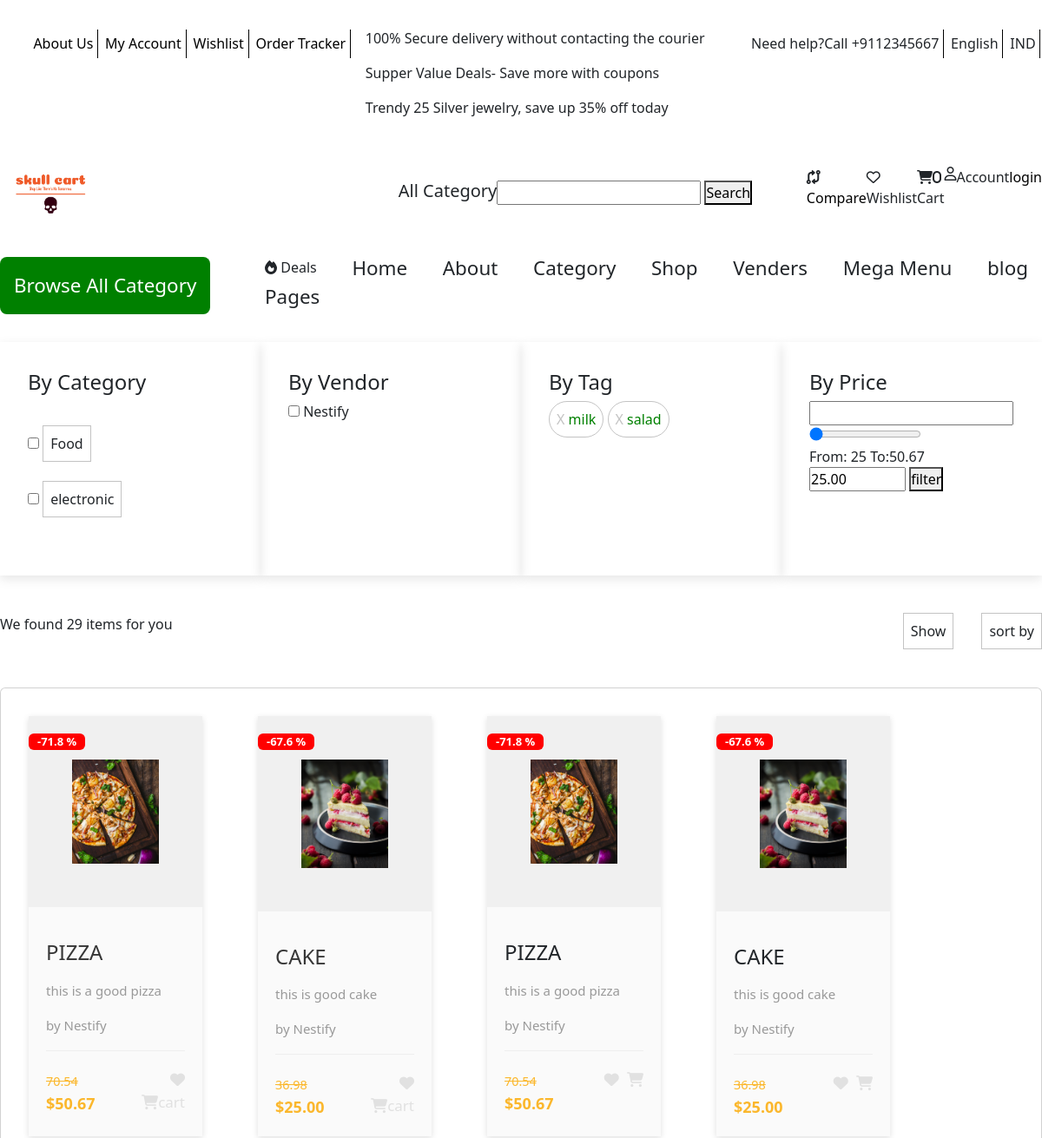
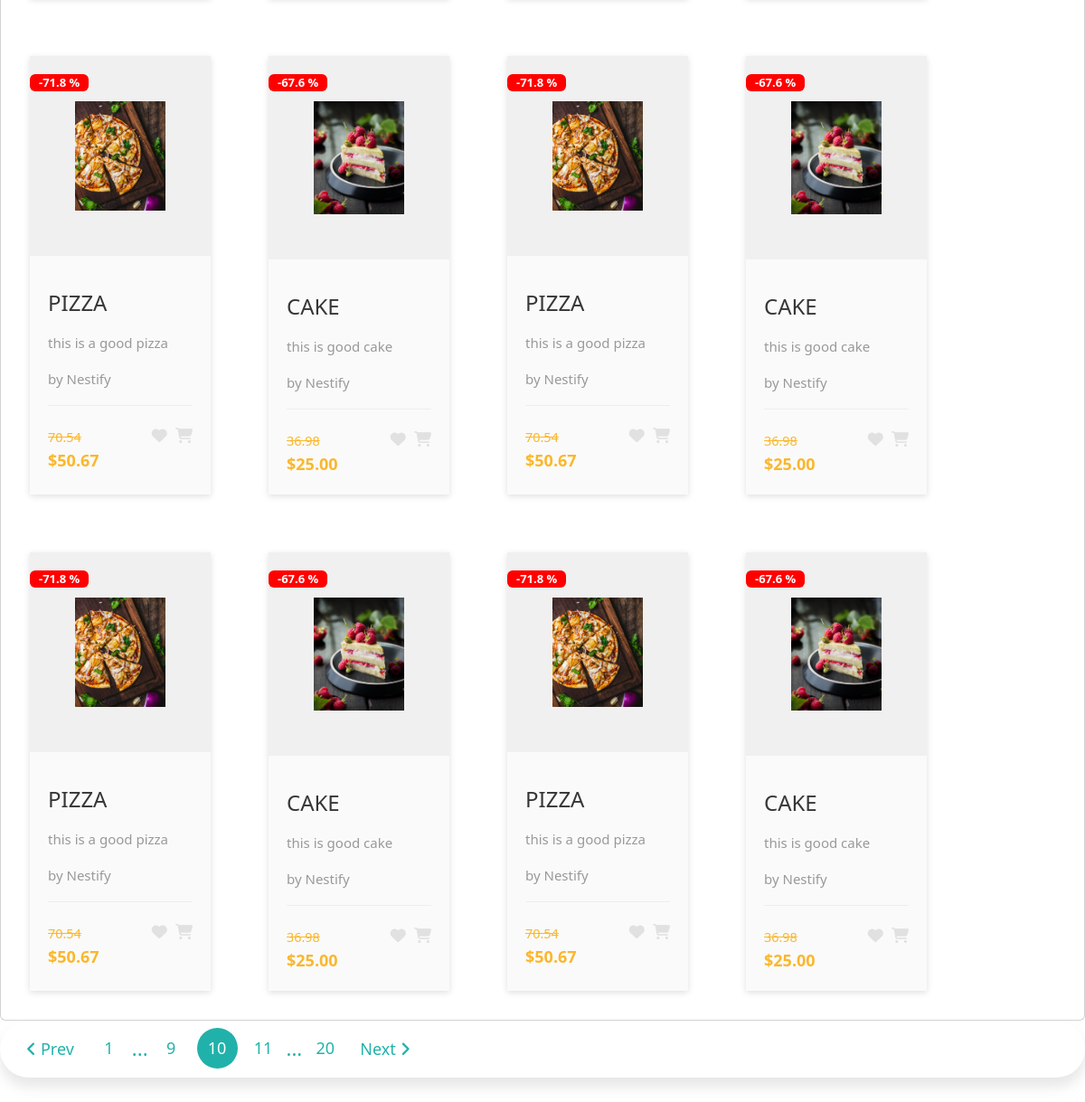
/products/, run on an earlier commit of the app's database (2 pictures, top to bottom).
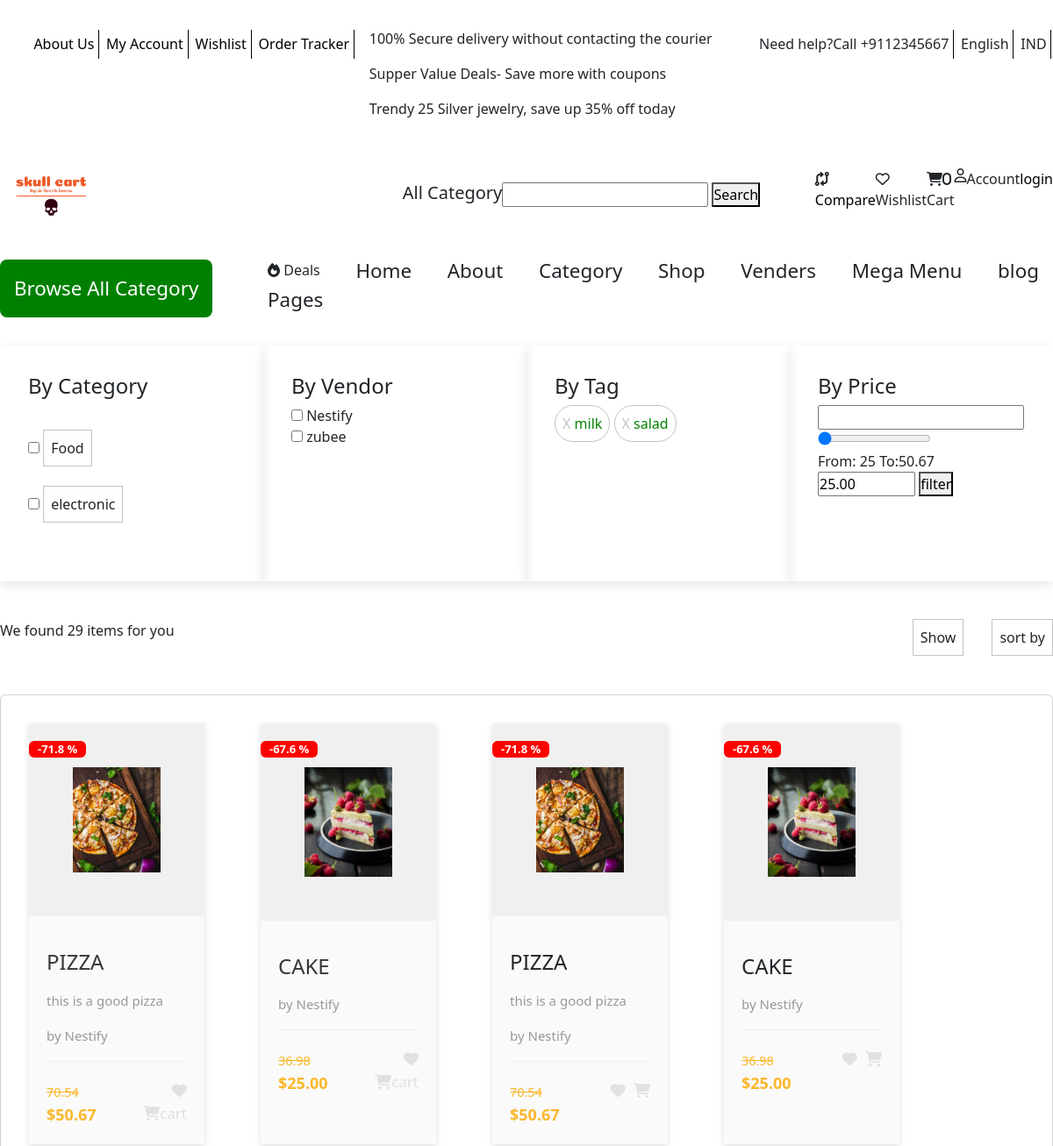
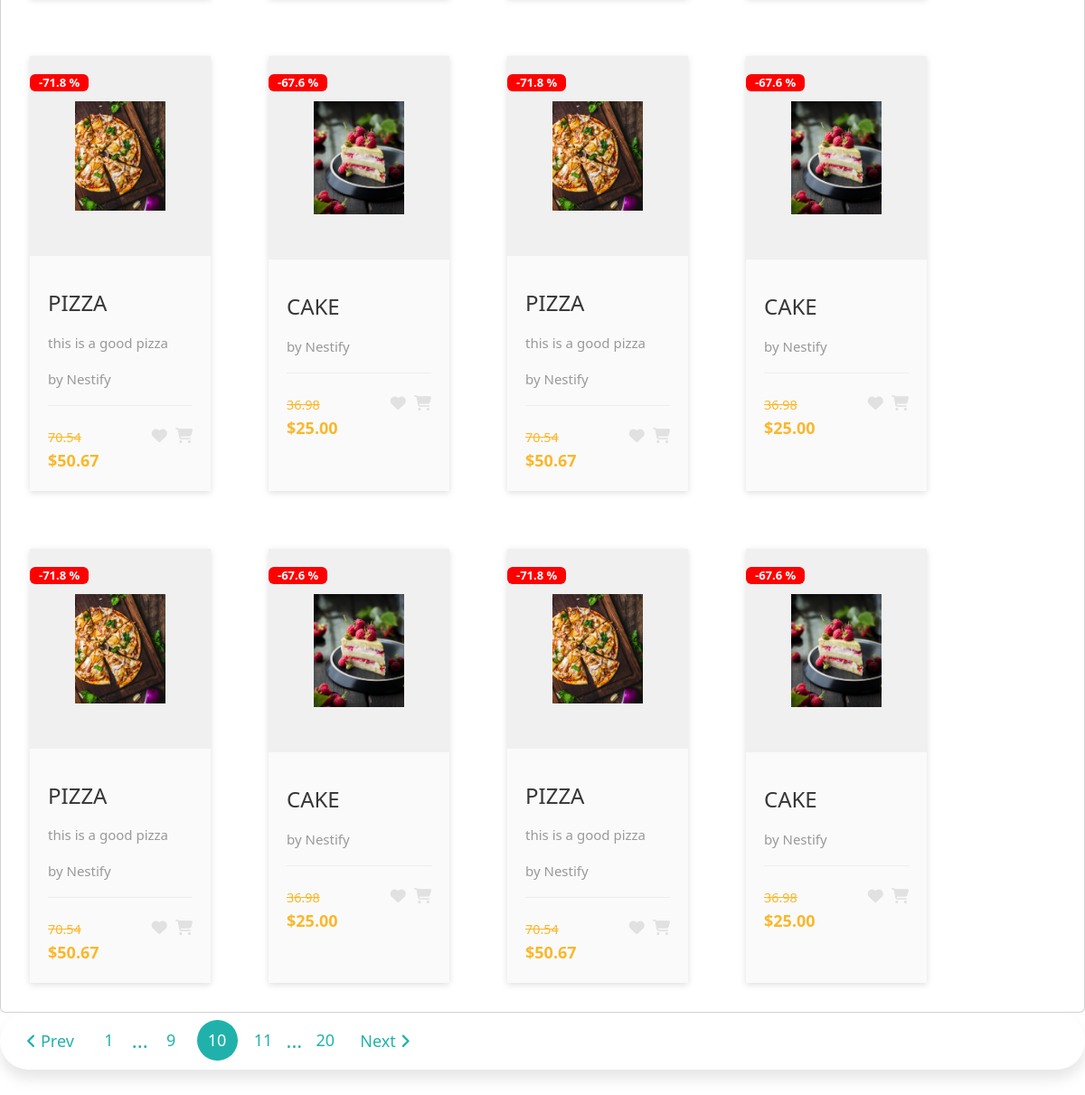
And on a later commit of the database (2 pictures, top to bottom).
### core/models.py (models this page shows, shortened)
class Category(models.Model):
    cid = ShortUUIDField(unique=True, length=10, max_length=30, prefix='cat',alphabet="abcdefgh12345")
    title = models.CharField(max_length=100, default="Food")
    image = models.ImageField(upload_to="category", default='category.jpg')
    class Meta:
        verbose_name_plural = "Categories"

class Vendor(models.Model):
    vid = ShortUUIDField(unique=True, length=10, max_length=30, prefix='ven',alphabet="abcdefgh12345")
    title = models.CharField(max_length=100, default="Nestify")
    image = models.ImageField(upload_to=user_directory_path, default='vendor.jpg')
    cover_image = models.ImageField(upload_to=user_directory_path, default='vendor.jpg')
    description = RichTextUploadingField(null=True, blank=True, default="I am a amzaing vendor")
    address = models.CharField(max_length=100, default="123 timbaktoo")
    contact = models.CharField(max_length=100, default="+91-5679834245")
    chat_resp_time = models.CharField(max_length=100, default="100")
    shipping_on_time = models.CharField(max_length=100, default='100')
    authenthic_rateing = models.CharField(max_length=100, default='100')
    days_return = models.CharField(max_length=100, default='100')
    warranty_period = models.CharField(max_length=100, default='100')
    user = models.ForeignKey(User , on_delete=models.SET_NULL, null = True)
    date = models.DateTimeField(auto_now_add=True,null=True, blank=True)
    class Meta:
        verbose_name_plural = "Vendors"

class Product(models.Model):
    pid = ShortUUIDField(unique=True, length=10, max_length=30,alphabet="abcdefgh12345")
    user = models.ForeignKey(User , on_delete=models.SET_NULL, null = True)
    category = models.ForeignKey(Category,on_delete=models.SET_NULL, null = True)
    vendor = models.ForeignKey(Vendor,on_delete=models.SET_NULL, null = True,related_name="product")
    title = models.CharField(max_length=100, default="Product")
    image = models.ImageField(upload_to=user_directory_path, default='product.jpg')
    description = RichTextUploadingField(null=True, blank=True, default="this is product")
    price = models.DecimalField(max_digits=99999999, decimal_places=2, default='1.99')
    old_price = models.DecimalField(max_digits=99999999, decimal_places=2, default='2.99')
    specifications = models.TextField(null=True, blank=True, )
    type = models.CharField(max_length=100, default="Organic" ,null = True,blank=True)
    stock_count = models.CharField(max_length=100, default="10",null = True,blank=True)
    life = models.CharField(max_length=100, default="100",null = True,blank=True)
    mfd = models.DateTimeField(auto_now_add=False , null = True,blank=True)
    tags = TaggableManager( blank=True)
    product_status = models.CharField(choices=STATUS,max_length=10,default="in_review")
    status = models.BooleanField(default=True)
    in_stock = models.BooleanField(default=True)
    featured = models.BooleanField(default=False)
    digital = models.BooleanField(default=False)
    sku = ShortUUIDField(unique=True, length=10, max_length=30, prefix="sku" ,alphabet="1234567890")
    date = models.DateTimeField(auto_now_add=True)
    update = models.DateTimeField(null=True, blank=True)
    class Meta:
        verbose_name_plural = "Products"
    def get_percentage(self):
        new_price = (self.price/self.old_price)*100
        return new_price

### core/views.py (the view)
# urls.py: path("products/",product_list_view,name='product_list'),
def product_list_view(request):
    products = Product.objects.filter(product_status='published')
    context= {
        "products":products
    }
    return render(request,'core/product-list.html',context)

### templates/core/product-list.html (shortened to what this page needs)
{% extends "partials/base.html" %}
{% load static %}
{% block content %}
    <div class="filter">
        <div class="filter-m">
            <div class="by-category">
                <h4>By Category</h4>
                <div>
                    {% for c in categories %}
                    <input type="checkbox" name="checkbox" class="filter-checkbox" data-filter="category" id="" value="{{c.id}}">
                    <label for="a"><div>{{ c.title }}</div></label> <br>
                    {% endfor %}
                </div>
            </div>
            <div class="by-vendor">
                <h4>By Vendor</h4>
                <div>
                    <form action=".">
                        {% for v in vendors %}
                            <input type="checkbox" class="filter-checkbox" data-filter="vendor" value="{{c.id}}">
                            <label for="a">{{ v.title }}</label> <br>
                        {% endfor %}
                    </form>
                </div>
            </div>
            <div class="by-tag">
                <h4>By Tag</h4>
                <div>
                    <div><span>X</span> milk</div>
                    <div><span>X</span> salad</div>
                </div>
            </div>
            <div class="by-price">
                <h4 >By Price</h4>
                <input type="text" id="test">
                <div>
                        <input type="range" id="range" value="{{ min_max_price.price__min|floatformat:2 }}"  class="slider-range"  min="{{ min_max_price.price__min|floatformat:2 }}" max="{{ min_max_price.price__max|floatformat:2 }}" oninput="max_price.value=this.value">
                        <div><span>From: {{ min_max_price.price__min }}</span> <span>To:{{ min_max_price.price__max|floatformat:2 }}</span></div>
                        <input type="number" name="" value="{{ min_max_price.price__min|floatformat:2 }}"  id="max_price" min="{{ min_max_price.price__min|floatformat:2 }}" max="{{ min_max_price.price__max|floatformat:2 }}" placeholder="Current Price" onkeyup="range.value=this.value">
                        <button  id="price-filter-btn" type="button">filter</button>
                </div>
            </div>
        </div>
    </div>
    <div class="prod-info">
        <p>We found 29 items for you </p>
        <div>
            <div>Show</div>
            <div>sort by</div>
        </div>
    </div>
    <div class="prod-list">
        <div class="card" id="filtered-product">
            {% for product in products %}
                <div class="product-card">
                    <div class="badge">-{{ product.get_percentage|floatformat }} %</div>
                    <div class="product-tumb">
                        <img src="{{ product.image.url }}" alt="{{ product.title }}">
                    </div>
                    <div class="product-details">
                        <h4><a href="{% url 'core:product_detail' product.pid %}">{{ product.title }}</a></h4>
                        <p>{{ product.description }}</p>
                        <p>by {{ product.vendor.title }}</p>
                        <div class="product-bottom-details">
                            <div class="product-price"><small>{{ product.old_price }}</small>${{ product.price }}</div>
                            <div class="product-links">
                                <a href=""><i class="fa fa-heart"></i> </a>
                                <a href=""><i class="fa fa-shopping-cart"></i>cart</a>
                            </div>
                        </div>
                    </div>
                </div>
            {% endfor %}
            {% for product in products %}
                <div class="product-card">
                    <div class="badge">-{{ product.get_percentage|floatformat }} %</div>
                    <div class="product-tumb">
                        <img src="{{ product.image.url }}" alt="{{ product.title }}">
                    </div>
                    <div class="product-details">
                        <h4><a >{{ product.title }} </a></h4>
                        <p>{{ product.description }}</p>
                        <p>by {{ product.vendor.title }}</p>
                        <div class="product-bottom-details">
                            <div class="product-price"><small>{{ product.old_price }}</small>${{ product.price }}</div>
                            <div class="product-links">
                                <a href=""><i class="fa fa-heart"></i></a>
                                <a href=""><i class="fa fa-shopping-cart"></i></a>
                            </div>
                        </div>
                    </div>
                </div>
            {% endfor %}
            {% for product in products %}
                <div class="product-card">
                    <div class="badge">-{{ product.get_percentage|floatformat }} %</div>
                    <div class="product-tumb">
                        <img src="{{ product.image.url }}" alt="{{ product.title }}">
                    </div>
                    <div class="product-details">
                        <h4><a href="">{{ product.title }}</a></h4>
                        <p>{{ product.description }}</p>
                        <p>by {{ product.vendor.title }}</p>
                        <div class="product-bottom-details">
                            <div class="product-price"><small>{{ product.old_price }}</small>${{ product.price }}</div>
                            <div class="product-links">
                                <a href=""><i class="fa fa-heart"></i></a>
                                <a href=""><i class="fa fa-shopping-cart"></i></a>
                            </div>
                        </div>
                    </div>
                </div>
            {% endfor %}
            {% for product in products %}
                <div class="product-card">
                    <div class="badge">-{{ product.get_percentage|floatformat }} %</div>
                    <div class="product-tumb">
                        <img src="{{ product.image.url }}" alt="{{ product.title }}">
                    </div>
                    <div class="product-details">
                        <h4><a href="">{{ product.title }}</a></h4>
                        <p>{{ product.description }}</p>
                        <p>by {{ product.vendor.title }}</p>
                        <div class="product-bottom-details">
                            <div class="product-price"><small>{{ product.old_price }}</small>${{ product.price }}</div>
                            <div class="product-links">
                                <a href=""><i class="fa fa-heart"></i></a>
                                <a href=""><i class="fa fa-shopping-cart"></i></a>
                            </div>
                        </div>
                    </div>
                </div>
            {% endfor %}
            {% for product in products %}
                <div class="product-card">
                    <div class="badge">-{{ product.get_percentage|floatformat }} %</div>
                    <div class="product-tumb">
                        <img src="{{ product.image.url }}" alt="{{ product.title }}">
                    </div>
                    <div class="product-details">
                        <h4><a href="">{{ product.title }}</a></h4>
                        <p>{{ product.description }}</p>
                        <p>by {{ product.vendor.title }}</p>
                        <div class="product-bottom-details">
                            <div class="product-price"><small>{{ product.old_price }}</small>${{ product.price }}</div>
                            <div class="product-links">
                                <a href=""><i class="fa fa-heart"></i></a>
                                <a href=""><i class="fa fa-shopping-cart"></i></a>
                            </div>
                        </div>
                    </div>
                </div>
            {% endfor %}
            {% for product in products %}
                <div class="product-card">
                    <div class="badge">-{{ product.get_percentage|floatformat }} %</div>
                    <div class="product-tumb">
                        <img src="{{ product.image.url }}" alt="{{ product.title }}">
                    </div>
                    <div class="product-details">
                        <h4><a href="">{{ product.title }}</a></h4>
                        <p>{{ product.description }}</p>
                        <p>by {{ product.vendor.title }}</p>
                        <div class="product-bottom-details">
                            <div class="product-price"><small>{{ product.old_price }}</small>${{ product.price }}</div>
                            <div class="product-links">
                                <a href=""><i class="fa fa-heart"></i></a>
                                <a href=""><i class="fa fa-shopping-cart"></i></a>
                            </div>
                        </div>
                    </div>
                </div>
            {% endfor %}
        </div>
    </div>
    <div class="pagination">
        <ul>  </ul>
      </div>
{% endblock %}

What changed in the data, as far as the page shows it:
added Vendor: title "zubee"
changed Product "CAKE": description "this is good cake" → (not shown)
